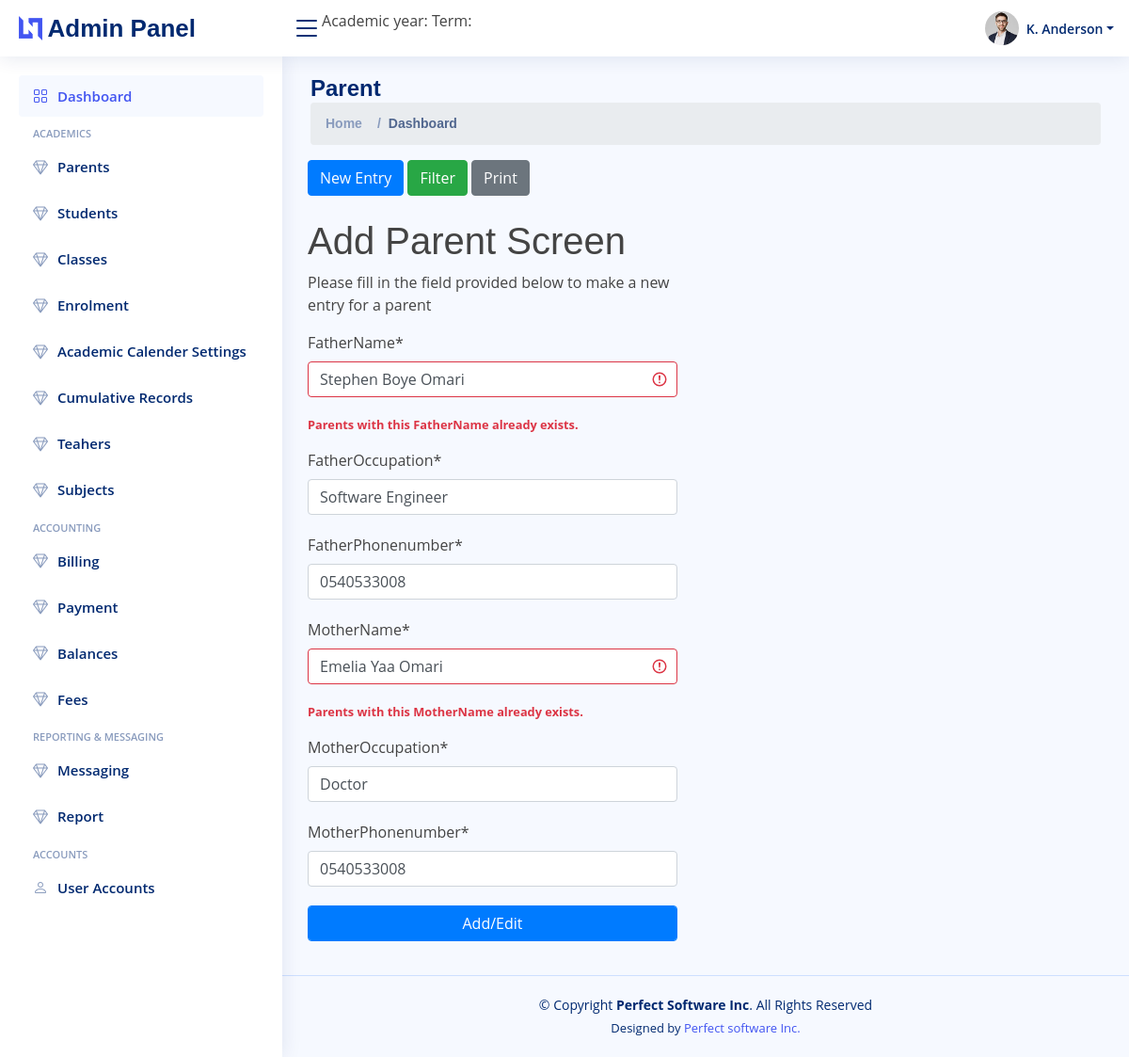
The app's page /dashboard/parents/edit/1 with its own data.
### parents/models.py (models this page shows)
class Parents(models.Model):
    parentNo = models.CharField(max_length=20, unique= True)
    fatherName = models.CharField(max_length = 30, null=True,unique=True)
    fatherOccupation = models.CharField(max_length = 30, null=True)
    fatherPhonenumber = models.CharField(max_length = 10, null=True)
    motherName = models.CharField(max_length = 30, null=True,unique=True)
    motherOccupation = models.CharField(max_length = 30, null=True)
    motherPhonenumber = models.CharField(max_length = 10, null=True)
    createdAt = models.DateTimeField(max_length = 30, default=datetime.date.today)
    updatedAt = models.DateTimeField(max_length = 30, default=datetime.date.today)

### parents/views.py (the view)
# urls.py: path("dashboard/parents/edit/<int:id>", views.editParent, name = 'edit')
def editParent(request,id):
    parent = Parents.objects.filter(id = id).first()
    addParentForm = AddParentForm(data={
        "id":parent.id,
        "fatherName":parent.fatherName,
        "fatherOccupation":parent.fatherOccupation,
        "fatherPhonenumber":parent.fatherPhonenumber,
        "motherName":parent.motherName,
        "motherOccupation":parent.motherOccupation,
        "motherPhonenumber":parent.motherPhonenumber,
        })
    return render(request,"addparent.html",{'form':addParentForm})

### parents/forms/addparentForm.py
class AddParentForm(forms.ModelForm):
    id = forms.CharField(widget = forms.TextInput(attrs={'type':"hidden",'value':""}),required=False)
    class Meta:
        model = Parents
        fields = ['fatherName','fatherOccupation','fatherPhonenumber','motherName','motherOccupation','motherPhonenumber']
        widgets = {
            'fatherName': forms.TextInput(attrs = {'placeholder':"Firstname Middelname Lastname"}),
             'motherName': forms.TextInput(attrs = {'placeholder':"Firstname Middelname Lastname"}),
            }

### parents/templates/addparent.html (shortened to what this page needs)
{% extends 'dashboard.html' %}
{% load crispy_forms_tags %}
{%block pagetitle%}
<h1>Parent</h1>
{%endblock%}
{%block body%}
<div class="row">
    <div class="col-md-12">
        {%include 'header.html'%}
    </div>
    <div class="col-md-6">
        <h1>Add Parent Screen </h1>
        <p>Please fill in the field provided below to make a new entry for a parent</p>
        <form action="{% url 'newentry' %}" class="login-form" method="post">
            {{ form|crispy }}
            <div class="form-group">
                <button type="submit" class="btn form-control btn-primary rounded submit px-3">Add/Edit
                    </button>
            </div>
        </form>
    </div>
</div>
{%endblock%}

### static/style.css (style rules this page uses)
:root { scroll-behavior: smooth; }
body { font-family: "Open Sans", sans-serif; background: #f6f9ff; color: #444444; }
h1, h2, h3, h4, h5, h6 { font-family: "Nunito", sans-serif; }
.pagetitle h1 { font-size: 24px; margin-bottom: 0; font-weight: 600; color: #012970; }
input,select { margin-bottom: 20px; }

### records on screen
Parents: fatherName "Stephen Boye Omari", fatherOccupation "Software Engineer", fatherPhonenumber "0540533008", motherName "Emelia Yaa Omari", motherOccupation "Doctor", motherPhonenumber "0540533008"
